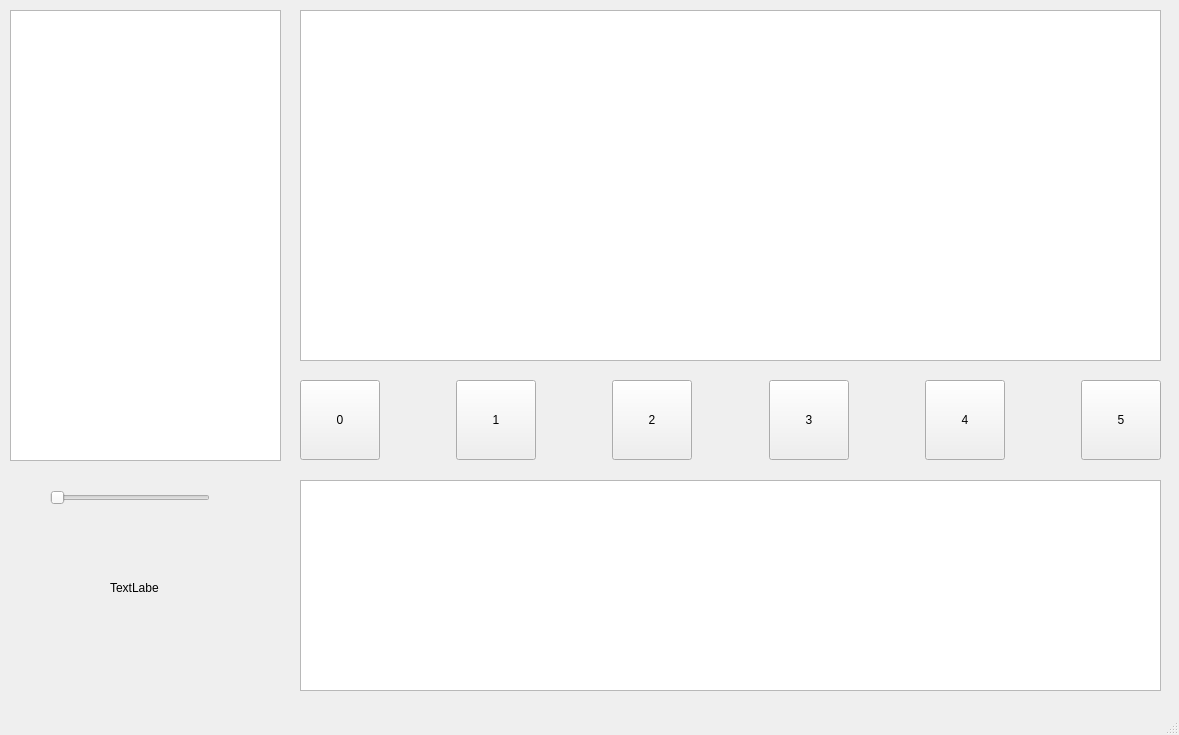
<?xml version="1.0" encoding="UTF-8"?>
<ui version="4.0">
 <class>MainWindow</class>
 <widget class="QMainWindow" name="MainWindow">
  <property name="geometry">
   <rect>
    <x>0</x>
    <y>0</y>
    <width>1179</width>
    <height>735</height>
   </rect>
  </property>
  <property name="windowTitle">
   <string>MainWindow</string>
  </property>
  <widget class="QWidget" name="centralwidget">
   <widget class="QListWidget" name="listWidget_1">
    <property name="geometry">
     <rect>
      <x>10</x>
      <y>10</y>
      <width>271</width>
      <height>451</height>
     </rect>
    </property>
   </widget>
   <widget class="QSlider" name="horizontalSlider">
    <property name="geometry">
     <rect>
      <x>50</x>
      <y>490</y>
      <width>160</width>
      <height>16</height>
     </rect>
    </property>
    <property name="orientation">
     <enum>Qt::Orientation::Horizontal</enum>
    </property>
   </widget>
   <widget class="QGraphicsView" name="graphicsView">
    <property name="geometry">
     <rect>
      <x>300</x>
      <y>10</y>
      <width>861</width>
      <height>351</height>
     </rect>
    </property>
   </widget>
   <widget class="QWidget" name="horizontalLayoutWidget">
    <property name="geometry">
     <rect>
      <x>300</x>
      <y>380</y>
      <width>861</width>
      <height>80</height>
     </rect>
    </property>
    <layout class="QHBoxLayout" name="horizontalLayout">
     <item>
      <widget class="QPushButton" name="push_button_0">
       <property name="sizePolicy">
        <sizepolicy hsizetype="Minimum" vsizetype="Minimum">
         <horstretch>0</horstretch>
         <verstretch>0</verstretch>
        </sizepolicy>
       </property>
       <property name="text">
        <string>0</string>
       </property>
      </widget>
     </item>
     <item>
      <spacer name="horizontalSpacer">
       <property name="orientation">
        <enum>Qt::Orientation::Horizontal</enum>
       </property>
       <property name="sizeHint" stdset="0">
        <size>
         <width>40</width>
         <height>20</height>
        </size>
       </property>
      </spacer>
     </item>
     <item>
      <widget class="QPushButton" name="push_button_1">
       <property name="sizePolicy">
        <sizepolicy hsizetype="Minimum" vsizetype="Minimum">
         <horstretch>0</horstretch>
         <verstretch>0</verstretch>
        </sizepolicy>
       </property>
       <property name="text">
        <string>1</string>
       </property>
      </widget>
     </item>
     <item>
      <spacer name="horizontalSpacer_2">
       <property name="orientation">
        <enum>Qt::Orientation::Horizontal</enum>
       </property>
       <property name="sizeHint" stdset="0">
        <size>
         <width>40</width>
         <height>20</height>
        </size>
       </property>
      </spacer>
     </item>
     <item>
      <widget class="QPushButton" name="push_button_2">
       <property name="sizePolicy">
        <sizepolicy hsizetype="Minimum" vsizetype="Minimum">
         <horstretch>0</horstretch>
         <verstretch>0</verstretch>
        </sizepolicy>
       </property>
       <property name="text">
        <string>2</string>
       </property>
      </widget>
     </item>
     <item>
      <spacer name="horizontalSpacer_3">
       <property name="orientation">
        <enum>Qt::Orientation::Horizontal</enum>
       </property>
       <property name="sizeHint" stdset="0">
        <size>
         <width>40</width>
         <height>20</height>
        </size>
       </property>
      </spacer>
     </item>
     <item>
      <widget class="QPushButton" name="push_button_3">
       <property name="sizePolicy">
        <sizepolicy hsizetype="Minimum" vsizetype="Minimum">
         <horstretch>0</horstretch>
         <verstretch>0</verstretch>
        </sizepolicy>
       </property>
       <property name="text">
        <string>3</string>
       </property>
      </widget>
     </item>
     <item>
      <spacer name="horizontalSpacer_4">
       <property name="orientation">
        <enum>Qt::Orientation::Horizontal</enum>
       </property>
       <property name="sizeHint" stdset="0">
        <size>
         <width>40</width>
         <height>20</height>
        </size>
       </property>
      </spacer>
     </item>
     <item>
      <widget class="QPushButton" name="push_button_4">
       <property name="sizePolicy">
        <sizepolicy hsizetype="Minimum" vsizetype="Minimum">
         <horstretch>0</horstretch>
         <verstretch>0</verstretch>
        </sizepolicy>
       </property>
       <property name="text">
        <string>4</string>
       </property>
      </widget>
     </item>
     <item>
      <spacer name="horizontalSpacer_5">
       <property name="orientation">
        <enum>Qt::Orientation::Horizontal</enum>
       </property>
       <property name="sizeHint" stdset="0">
        <size>
         <width>40</width>
         <height>20</height>
        </size>
       </property>
      </spacer>
     </item>
     <item>
      <widget class="QPushButton" name="push_button_5">
       <property name="sizePolicy">
        <sizepolicy hsizetype="Minimum" vsizetype="Minimum">
         <horstretch>0</horstretch>
         <verstretch>0</verstretch>
        </sizepolicy>
       </property>
       <property name="text">
        <string>5</string>
       </property>
      </widget>
     </item>
    </layout>
   </widget>
   <widget class="QGraphicsView" name="graphicsView_piano">
    <property name="geometry">
     <rect>
      <x>300</x>
      <y>480</y>
      <width>861</width>
      <height>211</height>
     </rect>
    </property>
   </widget>
   <widget class="QLabel" name="label">
    <property name="geometry">
     <rect>
      <x>110</x>
      <y>580</y>
      <width>49</width>
      <height>16</height>
     </rect>
    </property>
    <property name="text">
     <string>TextLabel</string>
    </property>
   </widget>
  </widget>
  <widget class="QMenuBar" name="menubar">
   <property name="geometry">
    <rect>
     <x>0</x>
     <y>0</y>
     <width>1179</width>
     <height>21</height>
    </rect>
   </property>
  </widget>
  <widget class="QStatusBar" name="statusbar"/>
 </widget>
 <resources/>
 <connections/>
</ui>
